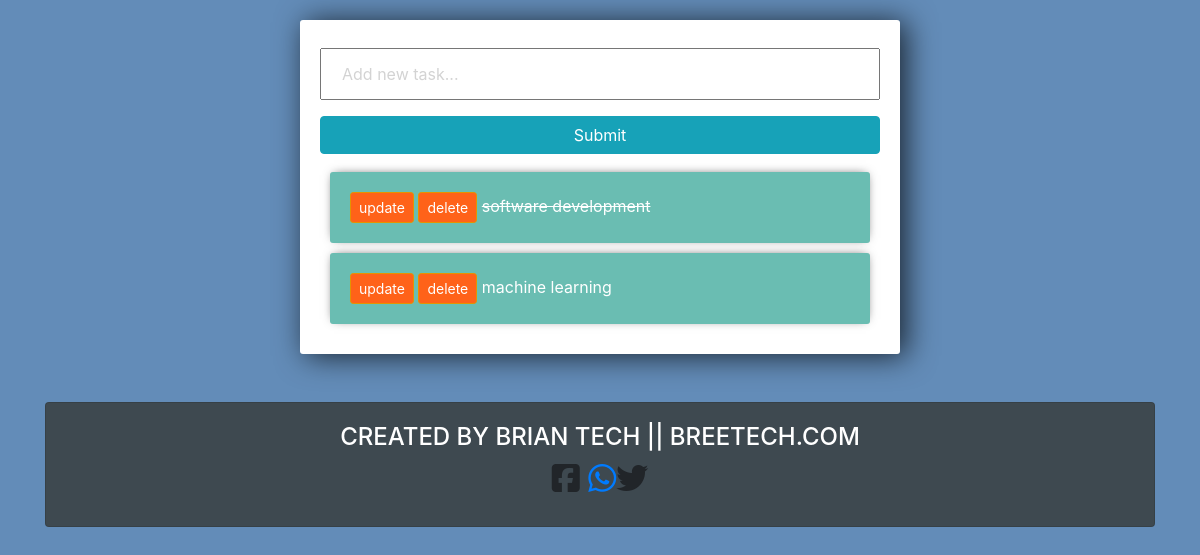
Before: / with the older database file.
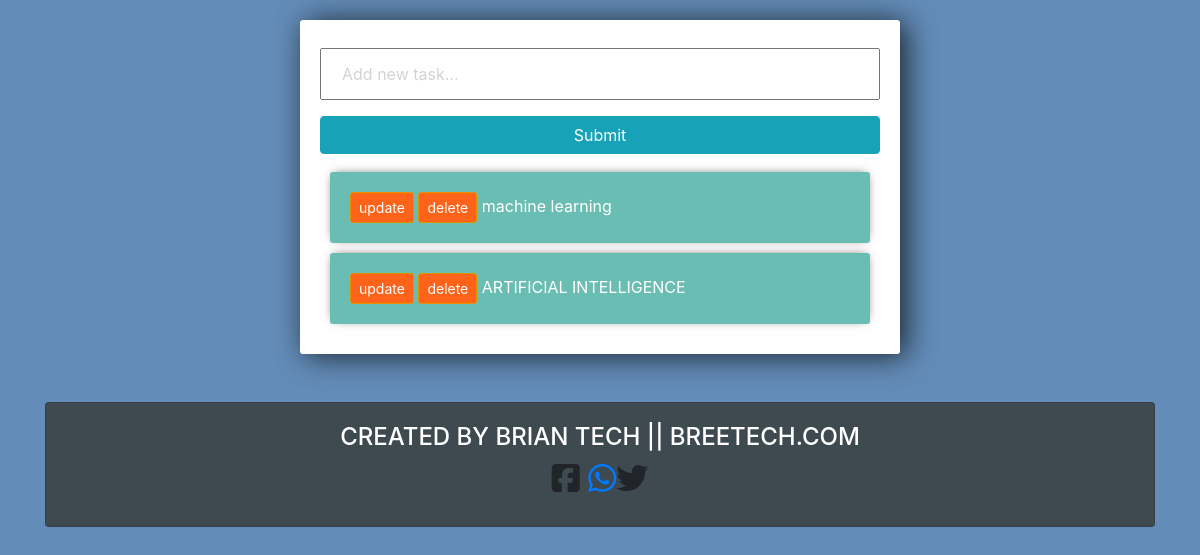
After: the same page with the newer database file.
### task/models.py (models this page shows)
class  Task(models.Model):
    title = models.CharField(max_length=100)
    completed = models.BooleanField(default=False)
    created = models.DateTimeField(auto_now_add=True)
    def __str__(self):
        return self.title

### task/views.py (the view)
# urls.py: path( '', views.index,name='index'),
def index(request):
    result= Task.objects.all()
    form = TaskForm
    if request.method == 'POST':
         form = TaskForm(request.POST)
         if form.is_valid:
            form.save()
         return redirect('/')
    context = {'result':result, 'form':form}
    return render(request, 'task/index.html',context)

### task/templates/task/index.html (shortened to what this page needs)
<!DOCTYPE html>
<html lang="en">
<head>
    <link rel="stylesheet" href="https://stackpath.bootstrapcdn.com/bootstrap/4.3.1/css/bootstrap.min.css">
</head>
<body>
<div class="center-column">
<form method="POST" action="/">
    {{form.title}}
    <input class="btn btn-info" type="submit" name="Create Task">
</form>
<div class="todo-list">
{% for tasks in result %}
<div class="item-row">
    <a class="btn btn-sm btn-danger" href="{% url 'update_task' tasks.id %}">update</a>
    <a class="btn btn-sm btn-danger" href="{% url 'delete' tasks.id %}">delete</a>
    {% if tasks.completed == True %}
        <strike>{{tasks}}</strike>
    {% else %}
        <span>{{tasks}}</span>
      {% endif %}
</div>
{% endfor %}
</div>
</div>
<div class="container mt-5">
    <div class="card">
        <div class="card-body">
            <h4 class="text-center text-white">CREATED BY BRIAN TECH || BREETECH.COM </h4>
            <h2 class="text-center"> <i class="fab fa-facebook-square"> </i> <a href="http://wa.me/+254710889090"><i class="fab fa-whatsapp"></i></a><i class="fab fa-twitter"></i></h2>
        </div>
    </div>
</div>
</body>
</html>

### task/templates/task/index.html (style rules this page uses)
body { background-color: #638CB8; }
.card { background-color:#3e4950; }
input { width: 100%; padding: 12px 20px; margin: 8px 0; box-sizing: border-box; }
input::placeholder { color: #d3d3d3; }
.center-column { width:600px; margin: 20px auto; padding:20px; background-color: #fff; border-radius: 3px; box-shadow: 6px 2px 30px 0px rgba(0,0,0,0.75); }
.item-row { background-color: #6abdb2; margin: 10px; padding: 20px; border-radius: 3px; color: #fff; font-size: 16px; box-shadow: 0px -1px 10px -4px rgba(0,0,0,0.75); }
.btn-danger { background-color: #ff6219; border-color: #e59400; }

Changed rows visible on the page:
removed Task: title "software development"
added Task: title "ARTIFICIAL INTELLIGENCE"
